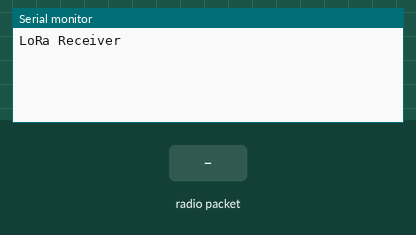
Recording of a sketch running on a simulated Arduino Uno, built with avr-gcc and run on an emulated ATmega328P. Parts: the last lines printed to the serial monitor. Inputs (shaded band) come from the test bench. No radio packets arrive unless stated.

Above: at 1.2 s.
1.3 s: radio packet "5" arrives
At 1.9 s:
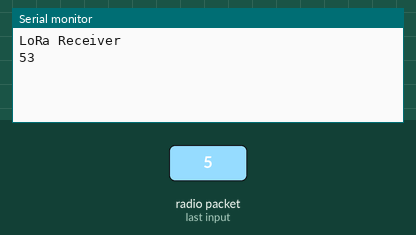
2.8 s: radio packet "90" arrives
At 3.2 s:
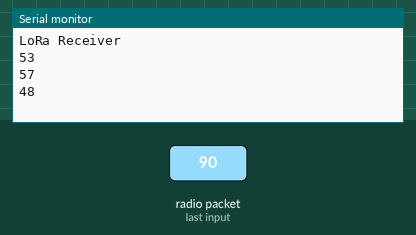
4.3 s: radio packet "200" arrives
At 5.7 s:
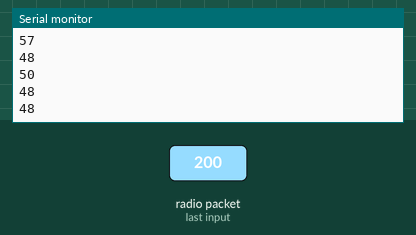
Timing chart, 0 to 7.3 s (numbered marks = the images above; inputs shaded):
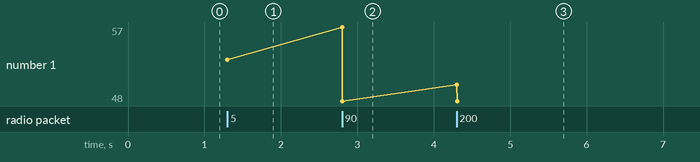

The sketch:

recepteur.ino
```cpp
#include <LoRa.h>
#include <SPI.h>
String inString ="" ;


void setup() {
  // put your setup code here, to run once:
Serial.begin(9600);


 while (!Serial);
 Serial.println("LoRa Receiver");
 if(!LoRa.begin(868E6)){
  Serial.println("Starting LoRa failed!");
  while(1);
}}

void loop() {
  // put your main code here, to run repeatedly:
int packetSize= LoRa.parsePacket();
if (packetSize) {
  while (LoRa.available ())
  {
    int inChar = LoRa.read();
    inString.toInt();
    Serial.println(inChar);
  }
  inString = "";
  LoRa.packetRssi();


}
}
```

Measured:
- after the input at 1.3 s, the serial monitor: prints a new line at once (image 1)
- after the input at 2.8 s, the serial monitor: prints a new line at once (image 2)
- after the input at 4.3 s, the serial monitor: prints a new line at once (image 3)
- plotted number 1: 53 → 48 after the input at 2.8 s
